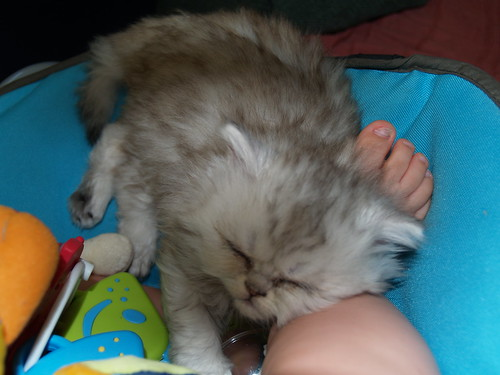
#> input picture Lab3/python/imagenet/images/2044930246_1053660e05.jpg, 500 x 375 px, given in place of the camera
$ python CannyDetection.py
#> lines starting #> are read from the running program, lines starting #| are printed output that depends on the picture; after the words box and inside, x2 and y2 are one past the last pixel; in counts of white or black regions, pixels touching at a corner belong together
#!/usr/bin/env python
# MIT License

# Copyright (c) 2017 Jetsonhacks

# Permission is hereby granted, free of charge, to any person obtaining a copy
# of this software and associated documentation files (the "Software"), to deal
# in the Software without restriction, including without limitation the rights
# to use, copy, modify, merge, publish, distribute, sublicense, and/or sell
# copies of the Software, and to permit persons to whom the Software is
# furnished to do so, subject to the following conditions:

# The above copyright notice and this permission notice shall be included in all
# copies or substantial portions of the Software.

# THE SOFTWARE IS PROVIDED "AS IS", WITHOUT WARRANTY OF ANY KIND, EXPRESS OR
# IMPLIED, INCLUDING BUT NOT LIMITED TO THE WARRANTIES OF MERCHANTABILITY,
# FITNESS FOR A PARTICULAR PURPOSE AND NONINFRINGEMENT. IN NO EVENT SHALL THE
# AUTHORS OR COPYRIGHT HOLDERS BE LIABLE FOR ANY CLAIM, DAMAGES OR OTHER
# LIABILITY, WHETHER IN AN ACTION OF CONTRACT, TORT OR OTHERWISE, ARISING FROM,
# OUT OF OR IN CONNECTION WITH THE SOFTWARE OR THE USE OR OTHER DEALINGS IN THE
# SOFTWARE.

# https://www.jetsonhacks.com/2017/09/08/opencv-python-onboard-camera-nvidia-jetson-tx2/
# To run it, type
#   python3 CannyDetection.py
# 'Esc' to Quit, '1' for Camera Feed, '2' for Canny Detection, '3' for All Stages. '4' to hide help"

import cv2
import numpy as np

def read_cam():

    cap = cv2.VideoCapture("/dev/video1")       # video0 is the built-in cam and video1 is the webcam
    if cap.isOpened():
        windowName = "CannyDemo"
        cv2.namedWindow(windowName, cv2.WINDOW_NORMAL)
        cv2.resizeWindow(windowName,1280,960)
        cv2.moveWindow(windowName,0,0)
        cv2.setWindowTitle(windowName,"Canny Edge Detection")
        showWindow=3  # Show all stages
        showHelp = True
        font = cv2.FONT_HERSHEY_PLAIN
        helpText="'Esc' to Quit, '1' for Camera Feed, '2' for Canny Detection, '3' for All Stages. '4' to hide help"
        edgeThreshold=40
        showFullScreen = False
        while True:
            if cv2.getWindowProperty(windowName, 0) < 0: # Check to see if the user closed the window
                # This will fail if the user closed the window; Nasties get printed to the console
                break;
            ret_val, frame = cap.read();
#> frame is the input picture: shape (375, 500, 3); mean B, G, R 95.2, 96.7, 79.3
            hsv=cv2.cvtColor(frame, cv2.COLOR_BGR2GRAY)
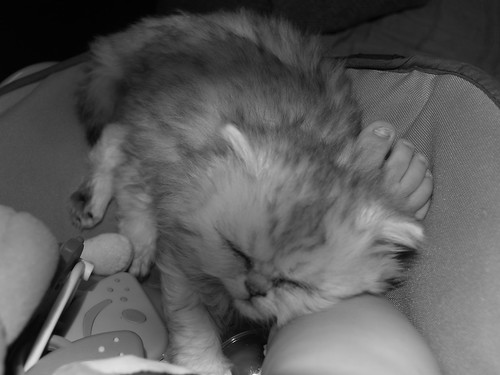
#> hsv: shape (375, 500); min 0, max 248, mean 91.3
            blur=cv2.GaussianBlur(hsv,(7,7),1.5)
            edges=cv2.Canny(blur,0,edgeThreshold)
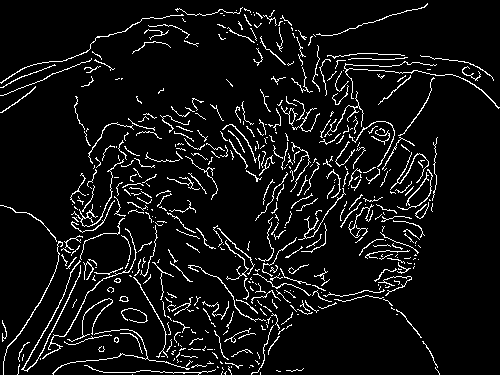
#> edges: shape (375, 500); 7% white in thin lines or dots
            if showWindow == 3:  # Need to show the 4 stages
                # Composite the 2x2 window
                # Feed from the camera is RGB, the others gray
                # To composite, convert gray images to color.
                # All images must be of the same type to display in a window
                frameRs=cv2.resize(frame, (640,480))
                hsvRs=cv2.resize(hsv,(640,480))
                vidBuf = np.concatenate((frameRs, cv2.cvtColor(hsvRs,cv2.COLOR_GRAY2BGR)), axis=1)
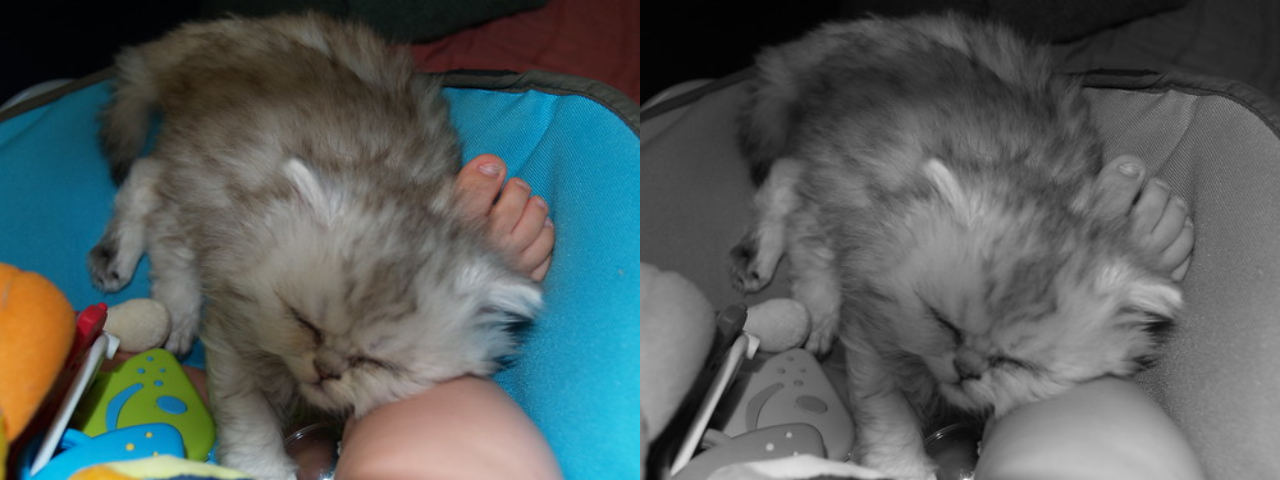
#> vidBuf: shape (480, 1280, 3); mean B, G, R 93.2, 93.9, 85.2
                blurRs=cv2.resize(blur,(640,480))
                edgesRs=cv2.resize(edges,(640,480))
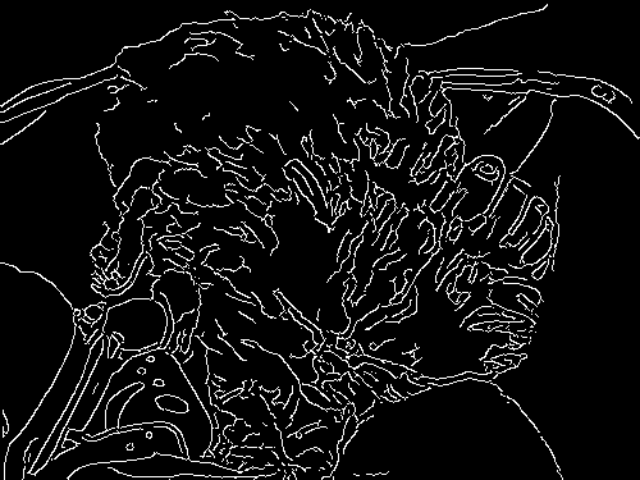
#> edgesRs: shape (480, 640); min 0, max 255, mean 17.9
                vidBuf1 = np.concatenate( (cv2.cvtColor(blurRs,cv2.COLOR_GRAY2BGR),cv2.cvtColor(edgesRs,cv2.COLOR_GRAY2BGR)), axis=1)
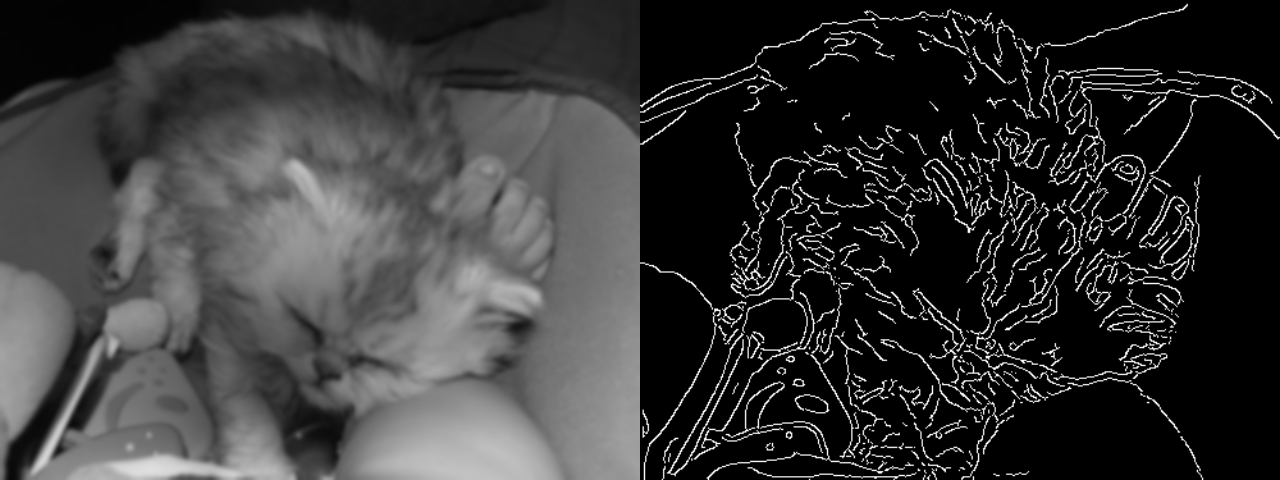
#> vidBuf1: shape (480, 1280, 3); min 0, max 255, mean 54.6
                vidBuf = np.concatenate( (vidBuf, vidBuf1), axis=0)
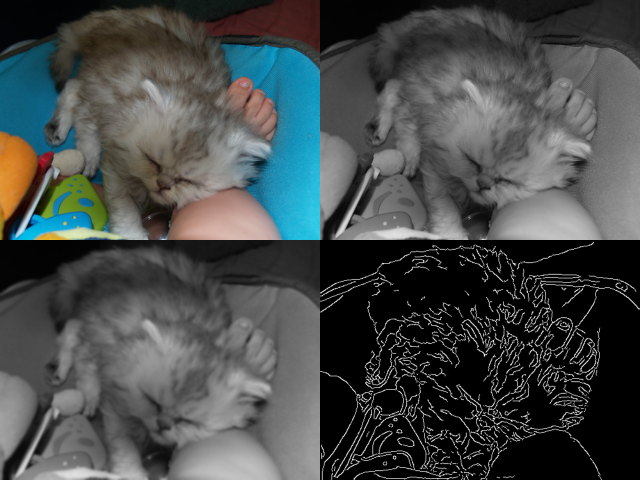
#> vidBuf: shape (960, 1280, 3) (shown at 1/2 size); mean B, G, R 73.9, 74.2, 69.9

            if showWindow==1: # Show Camera Frame
                displayBuf = frame
            elif showWindow == 2: # Show Canny Edge Detection
                displayBuf = edges
            elif showWindow == 3: # Show All Stages
                displayBuf = vidBuf

            if showHelp == True:
                cv2.putText(displayBuf, helpText, (11,20), font, 1.0, (32,32,32), 4, cv2.LINE_AA)
#> displayBuf: shape (960, 1280, 3); 0.63% of pixels changed, all inside (x1, y1, x2, y2) = (10, 7, 805, 26)
                cv2.putText(displayBuf, helpText, (10,20), font, 1.0, (240,240,240), 1, cv2.LINE_AA)
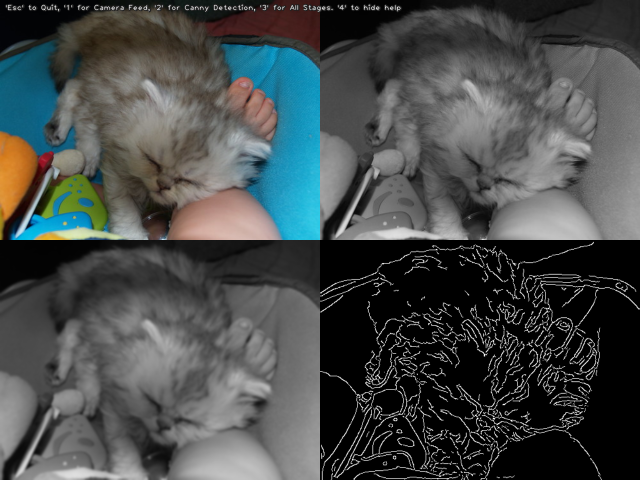
#> displayBuf: shape (960, 1280, 3) (shown at 1/2 size); mean B, G, R 74.2, 74.6, 70.2
            cv2.imshow(windowName,displayBuf)
            key=cv2.waitKey(10)
#> (key Esc is pressed here)
            if key == 27: # Check for ESC key
                cv2.destroyAllWindows()
                break ;
            elif key==49: # 1 key, show frame
                cv2.setWindowTitle(windowName,"Camera Feed")
                showWindow=1
            elif key==50: # 2 key, show Canny
                cv2.setWindowTitle(windowName,"Canny Edge Detection")
                showWindow=2
            elif key==51: # 3 key, show Stages
                cv2.setWindowTitle(windowName,"Camera, Gray scale, Gaussian Blur, Canny Edge Detection")
                showWindow=3
            elif key==52: # 4 key, toggle help
                showHelp = not showHelp
            elif key==44: # , lower canny edge threshold
                edgeThreshold=max(0,edgeThreshold-1)
                print('Canny Edge Threshold Maximum: ', edgeThreshold)
            elif key==46: # , raise canny edge threshold
                edgeThreshold=edgeThreshold+1
                print('Canny Edge Threshold Maximum: ', edgeThreshold)
            elif key==74: # Toggle fullscreen; This is the F3 key on this particular keyboard
                # Toggle full screen mode
                if showFullScreen == False :
                    cv2.setWindowProperty(windowName, cv2.WND_PROP_FULLSCREEN, cv2.WINDOW_FULLSCREEN)
                else:
                    cv2.setWindowProperty(windowName, cv2.WND_PROP_FULLSCREEN, cv2.WINDOW_NORMAL)
                showFullScreen = not showFullScreen

    else:
        print("camera open failed")


if __name__ == '__main__':
    read_cam()

$ run again, on Lab3/python/imagenet/images/black_bear.jpg
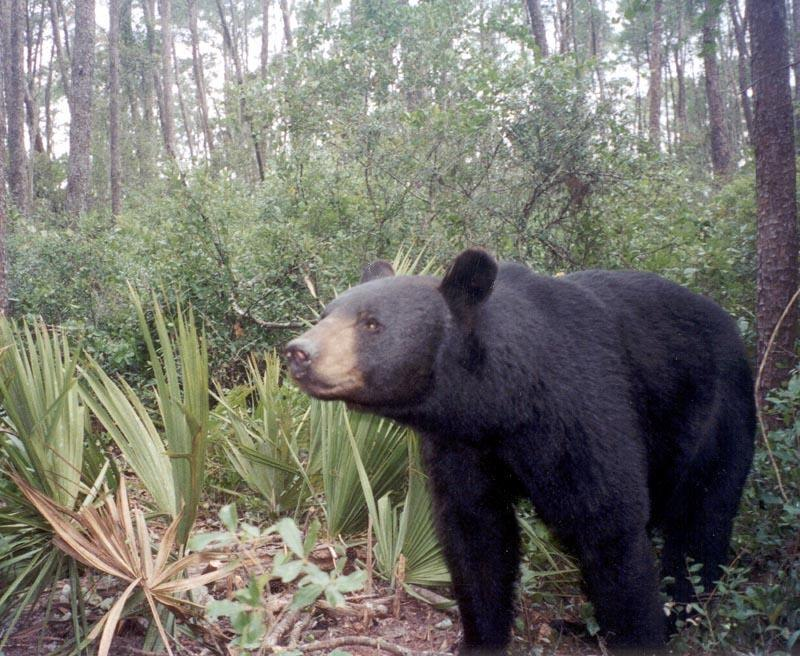
#> input picture Lab3/python/imagenet/images/black_bear.jpg, 800 x 656 px, given in place of the camera
#> in read_cam, frame is the input picture: shape (656, 800, 3); mean B, G, R 107.6, 114.4, 115
#> in read_cam, `edges=cv2.Canny(blur,0,edgeThreshold)`:
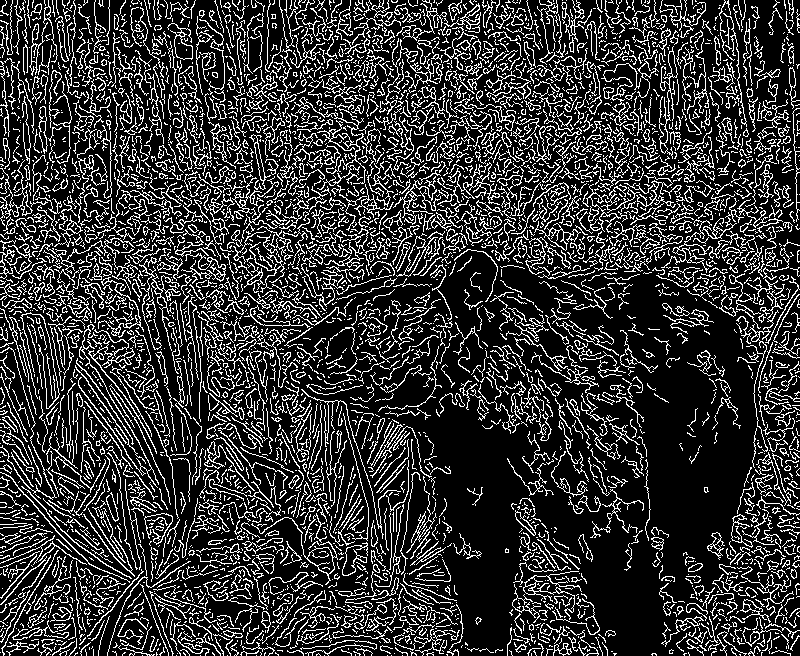
#> edges: shape (656, 800); 20.6% white in thin lines or dots
#> in read_cam, `cv2.putText(displayBuf, helpText, (10,20), font, 1.0, (240,240,240), 1..`:
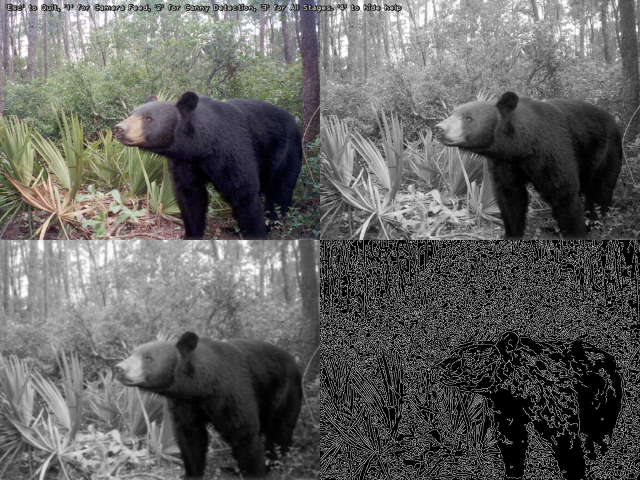
#> displayBuf: shape (960, 1280, 3) (shown at 1/2 size); mean B, G, R 96.3, 98, 98.2

$ run again, on Lab3/python/imagenet/images/brown_bear.jpg
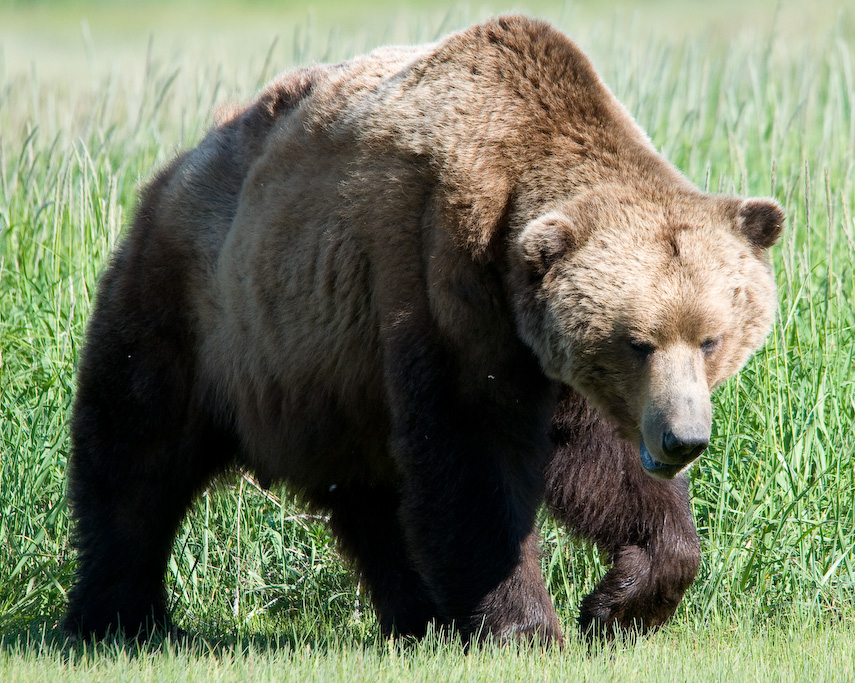
#> input picture Lab3/python/imagenet/images/brown_bear.jpg, 855 x 683 px, given in place of the camera
#> in read_cam, frame is the input picture: shape (683, 855, 3); mean B, G, R 96, 121.6, 114.2
#> in read_cam, `edges=cv2.Canny(blur,0,edgeThreshold)`:
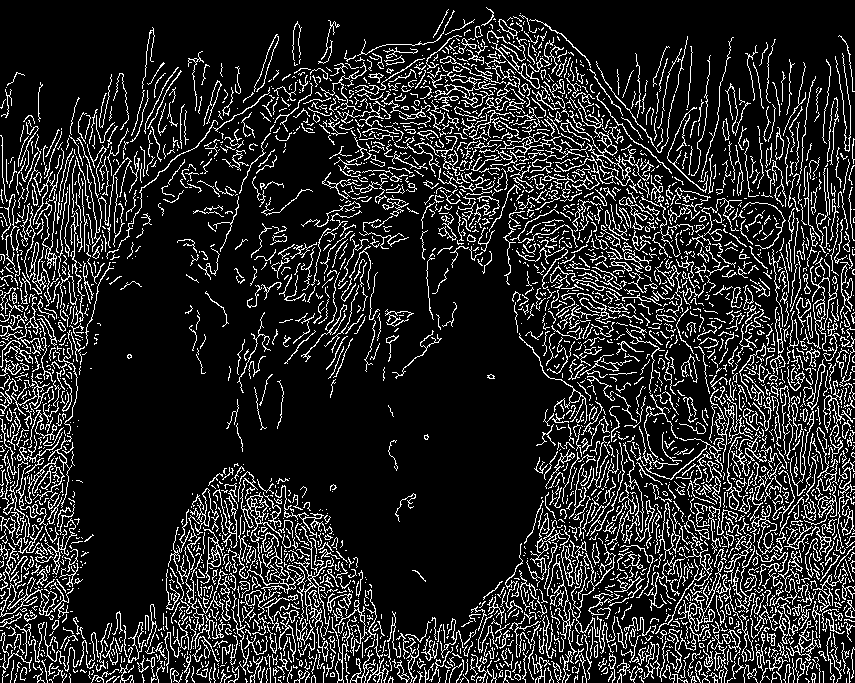
#> edges: shape (683, 855); 15.8% white in thin lines or dots
#> in read_cam, `cv2.putText(displayBuf, helpText, (10,20), font, 1.0, (240,240,240), 1..`:
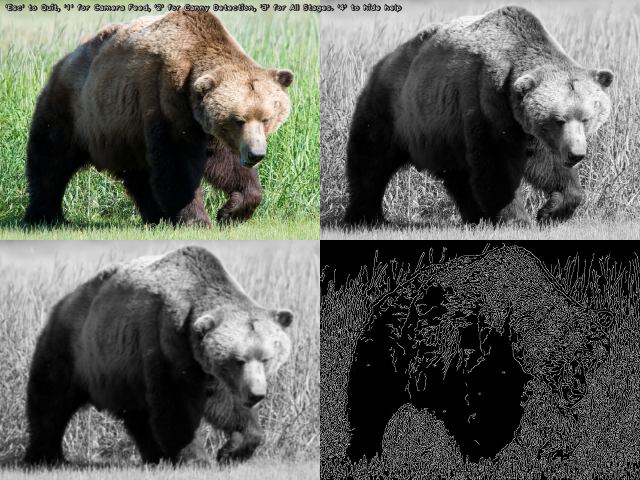
#> displayBuf: shape (960, 1280, 3) (shown at 1/2 size); mean B, G, R 91.7, 97.9, 96.1

$ run again, on Lab3/python/imagenet/images/n02123045_2033.jpg
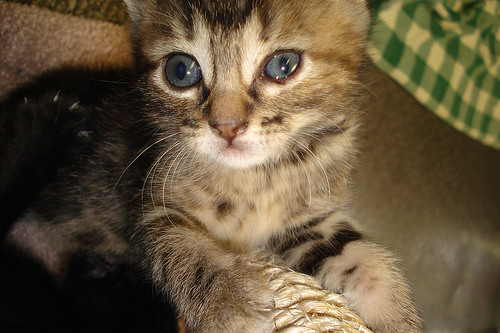
#> input picture Lab3/python/imagenet/images/n02123045_2033.jpg, 500 x 333 px, given in place of the camera
#> in read_cam, frame is the input picture: shape (333, 500, 3); mean B, G, R 60.9, 85.8, 101.1
#> edges: shape (333, 500); 12.4% white in thin lines or dots
#> in read_cam, `cv2.putText(displayBuf, helpText, (10,20), font, 1.0, (240,240,240), 1..`:
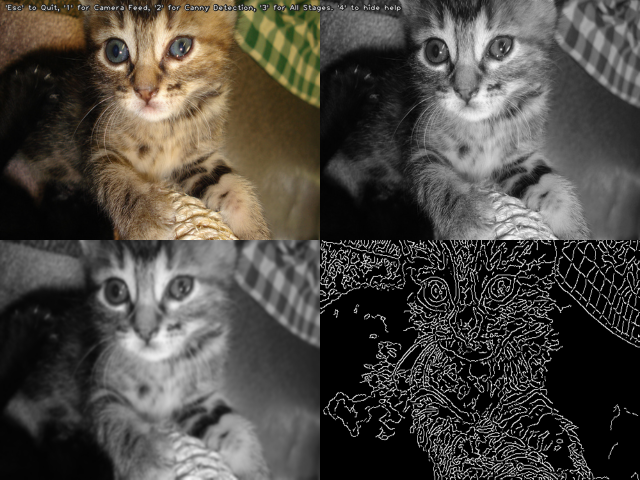
#> displayBuf: shape (960, 1280, 3) (shown at 1/2 size); mean B, G, R 67, 73.1, 76.8
